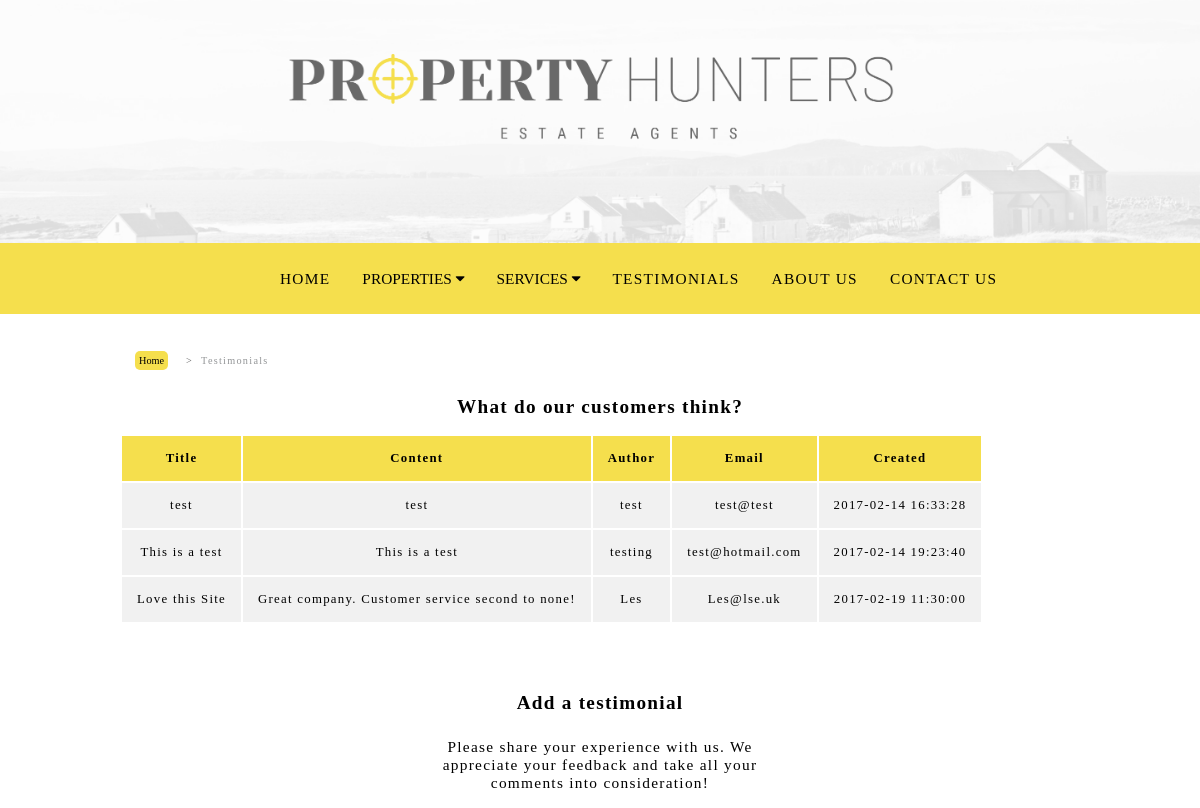
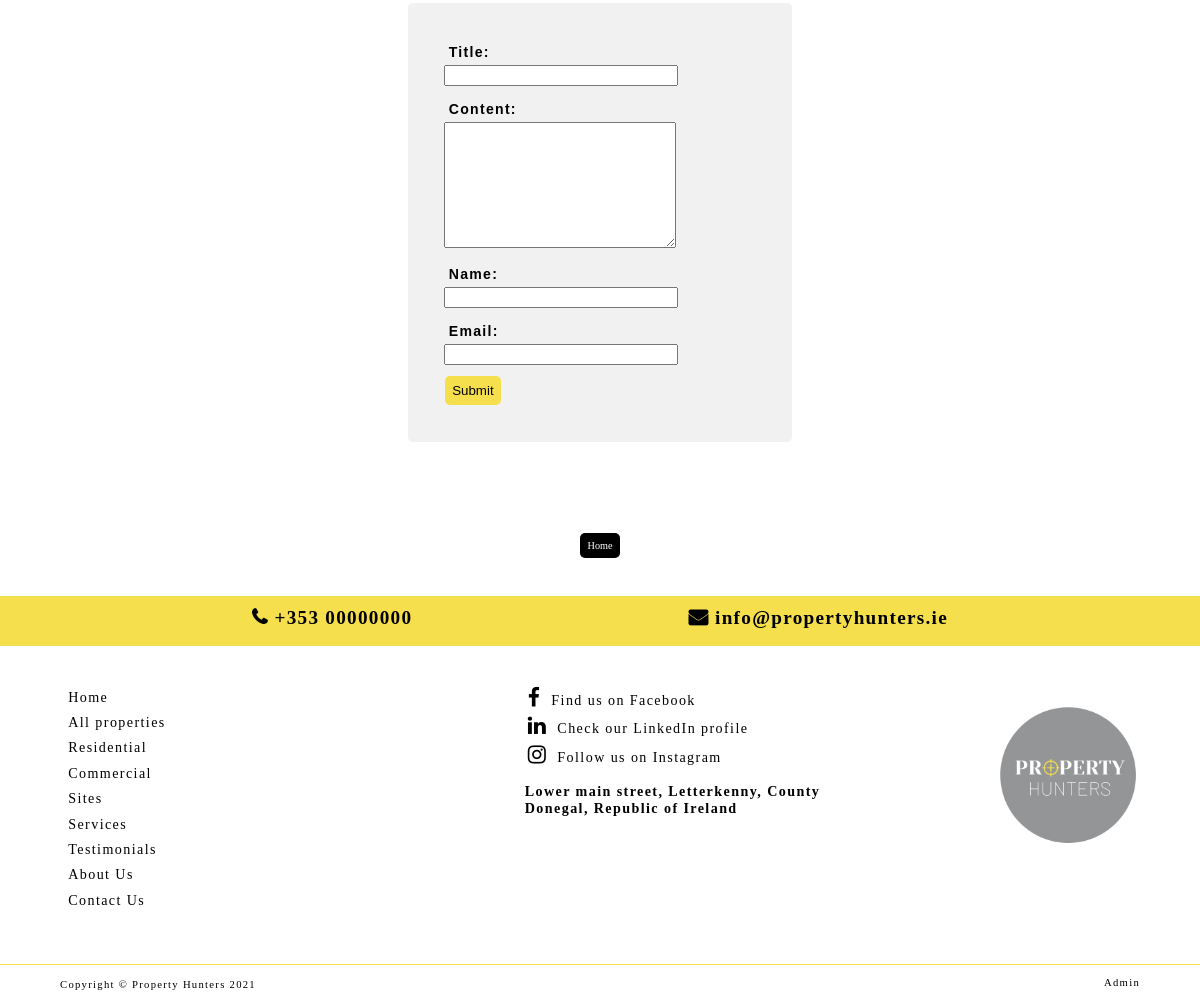
Screenshot of /getcomments.php with the database file from the repository (2 pictures, top to bottom).
### tables this page shows
CREATE TABLE `comment` (
  `id` int(11) NOT NULL,
  `title` text NOT NULL,
  `content` text NOT NULL,
  `author_name` varchar(100) NOT NULL,
  `author_email` varchar(100) NOT NULL,
  `created_at` timestamp NOT NULL DEFAULT CURRENT_TIMESTAMP,
  `status` enum('pending','planned') NOT NULL DEFAULT 'pending'
);

### getcomments.php (the view, shortened to what this page needs)
<!DOCTYPE HTML>
<html lang="en">
<head>
<link rel="stylesheet" href="css/style.css">
<link rel="stylesheet" href="https://cdnjs.cloudflare.com/ajax/libs/font-awesome/4.7.0/css/font-awesome.min.css">
</head>
<body>
<div id="container">
<div id="content">
  <ul class="breadcrumb">
    <li><a href="index.php">Home</a></li>
    <li>Testimonials</li>
  </ul>
  <h2>What do our customers think?</h2>
  <?php
  require 'connect.php';
  mysqli_select_db($link, "property");
  $sql="SELECT * from comment WHERE status='planned'";
  $result=mysqli_query($link, $sql);
  if(mysqli_num_rows($result)>0)
  {
  echo "<table>";
  echo "<tr>
        <th>Title</th>
        <th>Content</th>
        <th>Author</th>
        <th>Email</th>
        <th>Created</th>
        </tr>";
  while($row=mysqli_fetch_array($result)) {
  $title=$row["title"];
  $content=$row["content"];
  $author_name=$row["author_name"];
  $author_email=$row["author_email"];
  $created=$row["created_at"];
  echo "<tr>
        <td>$title</td>
       <td>$content</td>
        <td>$author_name</td>
        <td>$author_email</td>
        <td>$created</td>
        </tr>";
    }
    echo "</table>";
    }
    else {echo "There are no approved comments at this time";}
    ?>
    <div id="addtestimonial">
      <h2>Add a testimonial</h2>
      <p>Please share your experience with us. We appreciate your feedback and
      take all your comments into consideration! </p>
      <form method="post" action="commentsubmitted.php" class="commentform">
        <label>Title: </label>
        <input type="text" name="title" required="required"><br>
        <label>Content: </label>
        <textarea name="content" rows="8" cols="30" required="required"></textarea><br>
        <label>Name:</label>
        <input type="text" name="author_name" required="required"><br>
        <label>Email: </label>
        <input type="email" name="author_email" required="required"><br>
        <input type="submit" id="mysubmit" name="submit" value="Submit" required="required">
      </form>
    </div>
<div class="button">
  <?php
  echo "<a href='index.php'>Home</a>";
  ?>
</div>
</div>
</div>
</body>
</html>

### css/style.css (style rules this page uses)
body { background-color: #ffffff; margin:0px; font-family: 'Lucida Sans'; letter-spacing: 0.1em; font-size: 0.8em; }
#container { margin: auto; width: 100%; background-color: #ffffff; }
#header { background-color: #f5df4d; padding: 0px; margin: 0px; }
#header .banner img { width: 100%; }
#content { width: 80%; }
#content a { color: #ffffff; background-color: #000000; letter-spacing: 0px; border-radius: 5px; margin-left: auto; padding: 7px; font-size: 0.8em; text-decoration:none; }
#content .button { padding: 2%; margin-top: 3%; }
#content .button a { margin: 1%; }
#content p { text-align: justify; font-size: 1.2em; padding: 1% 15% 0% 15%; }
#content, #contenthome { background-color: #ffffff; padding: 2% 0% 2% 10%; margin: 0px; text-align: center; min-height: 300px; }
#content .breadcrumb { padding: 0px 25px 30px 10px; list-style: none; }
#content .breadcrumb li { float: left; display: inline; font-size: 0.8em; color: #939597; padding: 5px; }
#content .breadcrumb li a { color: #000000; background-color: #f5df4d; text-decoration: none; font-size: 1em; margin-left: 0px; padding: 4px; }
#content .breadcrumb li+li:before { padding: 8px; color: #696969; content: ">"; }
#footer { background-color: #ffffff; height: 30px; border-top: 1px solid #f5df4d; padding: 1% 5% 0% 5%; clear: both; }
#footer a { float: right; text-decoration: none; color: #000000; }
#footerlinks { background-color: #ffffff; color: #000000; font-size: 1.1em; padding: 2%; height: 270px; }
#footerlinks img { float: right; padding: 20px; }
#links { float: left; width: 40%; }
#links, #socialmedia { letter-spacing: 0.1em; }
#links li, #socialmedia li { list-style-type: none; padding: 1%; }
#links li a, #socialmedia a { text-decoration: none; color: #000000; }
#socialmedia { overflow: auto; width: 30%; }
#socialmedia .fa { padding-right: 10px; font-size: 1.5em; }
#contact { background-color: #f5df4d; min-height: 50px; padding: 0 20% 0 20%; }
.phone { float: left; padding: 2px; }
.email { float: right; padding: 2px; }
#contact .phone .fa { padding: 10px; font-size: 1.5em; font-weight: bold; }
#contact .email .fa { padding: 10px; font-size: 1.5em; font-weight: bold; }
table td { padding: 15px; }
table { max-width: 100% }
table tr:nth-child(1) { background-color: #f5df4d; }
table tr { background-color:#f1f1f1; }
table th { padding: 15px; font-weight: bold; font-size: 1em; }
#addtestimonial { padding: 5% 30% 5% 30%; text-align: left; }
#addtestimonial p, #addtestimonial h2 { text-align: center; padding: 1%; }
.commentform { font-family: Arial; width: auto; background-color: #f1f1f1; border-radius: 5px; padding: 8%; margin: 0%; }
label { font-size: 1.1em; font-weight: bold; float:left; width: 55px; clear: left; text-align: left; padding: 0px 25px 0px 10px; margin-top: 10px; }
input, textarea { margin: 5px; width: 70%; height: auto; }
#mysubmit { padding: 7px; width: fit-content; text-align: center; margin: 2%; background-color: #f5df4d; color: #000000; border-radius: 5px; border: none; }
.topnav { overflow: hidden; background-color: #f5df4d; padding: 0.7% 4% 1% 22%; }
.topnav a { float: left; display: block; color: #000000; text-align: center; padding: 14px 16px; text-decoration: none; font-size: 120%; }
.dropdown { float: left; overflow: hidden; }
.dropdown .dropbtn { font-size: 120%; border: none; outline: none; color: #000000; padding: 14px 16px; background-color: inherit; font-family: inherit; margin: 0; }

### rows the page displays
comment: title "test", content "test", author_name "test", author_email "test@test", created_at "2017-02-14 16:33:28"
comment: title "This is a test", content "This is a test", author_name "testing", author_email "test@hotmail.com", created_at "2017-02-14 19:23:40"
comment: title "Love this Site", content "Great company. Customer service second to none!", author_name "Les", author_email "Les@lse.uk", created_at "2017-02-19 11:30:00"
